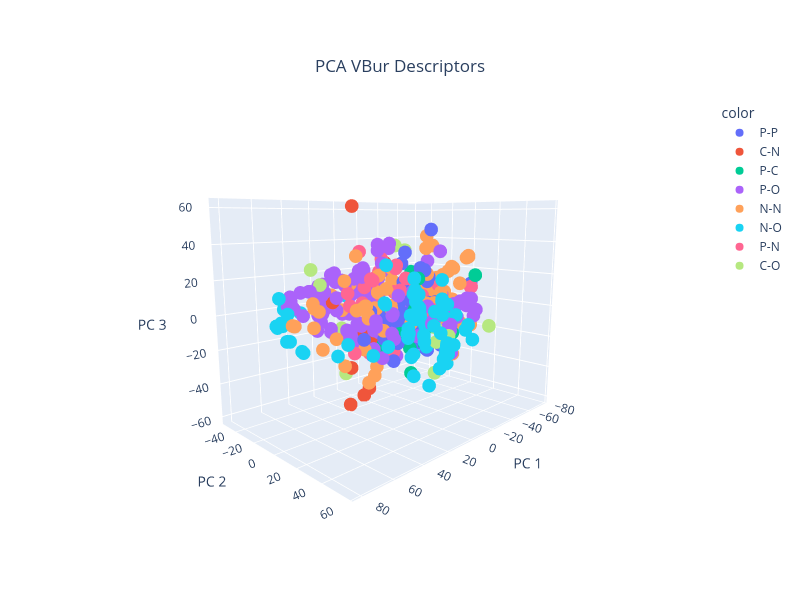

Here is the notebook cell this chart was saved with:
### Markdown cell above
### Generate PCA map with V_bur descriptors - find out cluster combinations through this

### Code cell
A_B_NBO_values = X_nbo['A-B_NBO'].tolist()
float_values = [float(value) for value in A_B_NBO_values]

A_NBO_values = X_nbo['A_NBO'].tolist()
float_values = [float(value) for value in A_NBO_values]

vbur_values = X_vbur['Total % VBur'].tolist()
vbur_values = [float(value) for value in vbur_values]

vbur_max_values = X_vbur['% VBur max'].tolist()
vbur_max_values = [float(value) for value in vbur_max_values]

pca = PCA(n_components=3)
components = pca.fit_transform(X_vbur)

total_var = pca.explained_variance_ratio_.sum() * 100

fig = px.scatter_3d(
    components,
    x=0,
    y=1,
    z=2,
    color = donor_atom_comb,
    title=f'PCA VBur Descriptors',
    labels={'0': 'PC 1', '1': 'PC 2', '2': 'PC 3'}
)

fig.update_layout(width=800, 
                  height=600,
                  coloraxis_colorbar=dict(
                  title=dict(text="Percent Buried<br>Volume",
                             side="top"),
                  x=0.85,  # Position the legend closer to the scatter plot
                  y=0.5,
                  xanchor='left',
                  yanchor='middle'),
                  title=dict(
                  x=0.5,          # Horizontal position (centered)
                  y=0.9,          # Vertical position (closer to the plot)
                  xanchor='center',
                  yanchor='top'
                  ),
                  scene_camera=dict(
                  eye=dict(x=1.55, y=1.55, z=0.4)
                  )
                 )
fig.show()
# Save the figure as PNG
fig.write_image("pca_3d_plot_vbur.png",scale=4)

# Save the figure as HTML
fig.write_html("pca_3d_plot_vbur.html")
